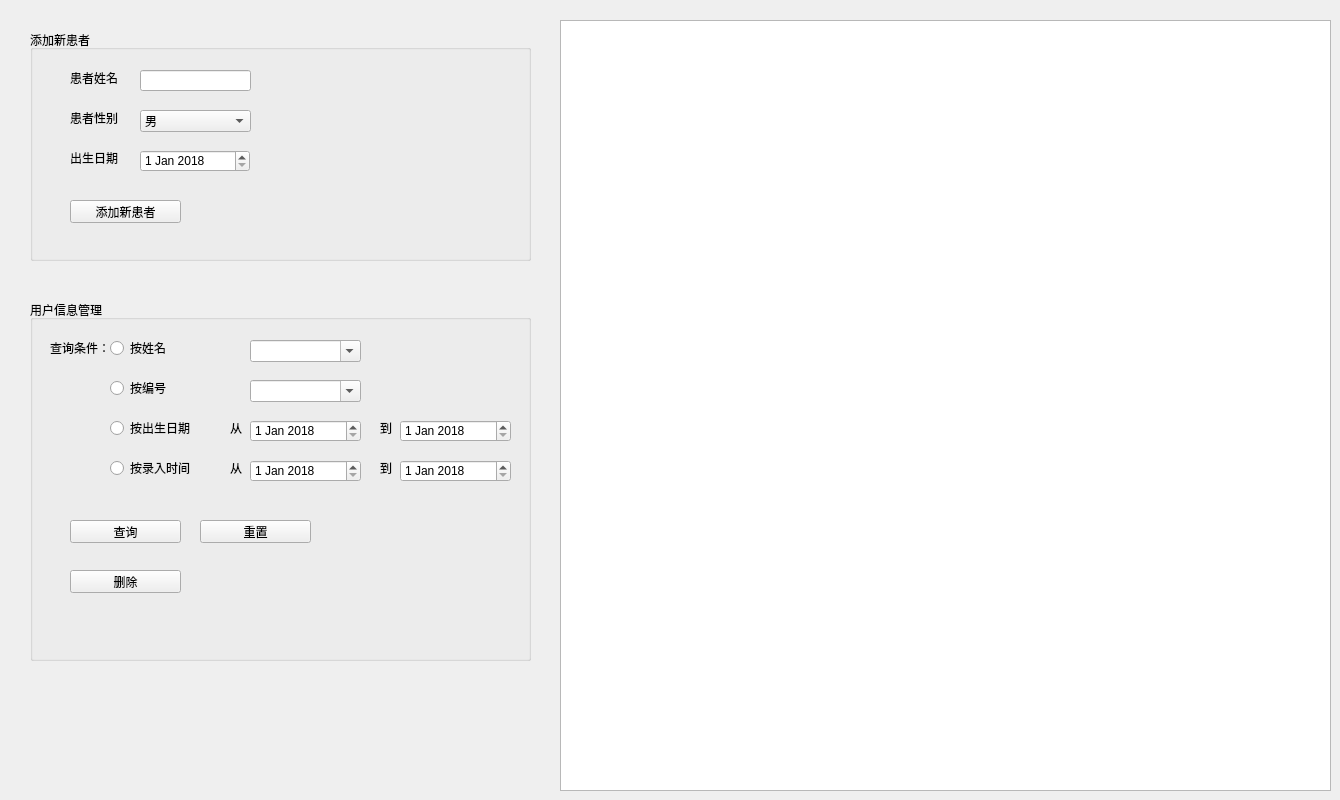
      <widget class="QWidget" name="page_6">
       <widget class="QTableView" name="tableView">
        <property name="geometry">
         <rect>
          <x>560</x>
          <y>20</y>
          <width>771</width>
          <height>771</height>
         </rect>
        </property>
       </widget>
       <widget class="QGroupBox" name="groupBox">
        <property name="geometry">
         <rect>
          <x>30</x>
          <y>30</y>
          <width>501</width>
          <height>231</height>
         </rect>
        </property>
        <property name="title">
         <string>添加新患者</string>
        </property>
        <widget class="QComboBox" name="comboBox_5">
         <property name="geometry">
          <rect>
           <x>110</x>
           <y>80</y>
           <width>111</width>
           <height>22</height>
          </rect>
         </property>
         <item>
          <property name="text">
           <string>男</string>
          </property>
         </item>
         <item>
          <property name="text">
           <string>女</string>
          </property>
         </item>
        </widget>
        <widget class="QLabel" name="label_20">
         <property name="geometry">
          <rect>
           <x>40</x>
           <y>40</y>
           <width>72</width>
           <height>15</height>
          </rect>
         </property>
         <property name="sizePolicy">
          <sizepolicy hsizetype="Preferred" vsizetype="Preferred">
           <horstretch>1</horstretch>
           <verstretch>1</verstretch>
          </sizepolicy>
         </property>
         <property name="text">
          <string>患者姓名</string>
         </property>
        </widget>
        <widget class="QLineEdit" name="lineEdit_2">
         <property name="geometry">
          <rect>
           <x>110</x>
           <y>40</y>
           <width>111</width>
           <height>21</height>
          </rect>
         </property>
         <property name="sizePolicy">
          <sizepolicy hsizetype="Expanding" vsizetype="Fixed">
           <horstretch>1</horstretch>
           <verstretch>1</verstretch>
          </sizepolicy>
         </property>
        </widget>
        <widget class="QLabel" name="label_21">
         <property name="geometry">
          <rect>
           <x>40</x>
           <y>80</y>
           <width>72</width>
           <height>15</height>
          </rect>
         </property>
         <property name="sizePolicy">
          <sizepolicy hsizetype="Preferred" vsizetype="Preferred">
           <horstretch>1</horstretch>
           <verstretch>1</verstretch>
          </sizepolicy>
         </property>
         <property name="text">
          <string>患者性别</string>
         </property>
        </widget>
        <widget class="QDateEdit" name="dateEdit_4">
         <property name="geometry">
          <rect>
           <x>110</x>
           <y>120</y>
           <width>110</width>
           <height>22</height>
          </rect>
         </property>
         <property name="dateTime">
          <datetime>
           <hour>0</hour>
           <minute>0</minute>
           <second>1</second>
           <year>2018</year>
           <month>1</month>
           <day>1</day>
          </datetime>
         </property>
        </widget>
        <widget class="QLabel" name="label_33">
         <property name="geometry">
          <rect>
           <x>40</x>
           <y>120</y>
           <width>72</width>
           <height>15</height>
          </rect>
         </property>
         <property name="sizePolicy">
          <sizepolicy hsizetype="Preferred" vsizetype="Preferred">
           <horstretch>1</horstretch>
           <verstretch>1</verstretch>
          </sizepolicy>
         </property>
         <property name="text">
          <string>出生日期</string>
         </property>
        </widget>
        <widget class="QPushButton" name="pushButton_8">
         <property name="geometry">
          <rect>
           <x>40</x>
           <y>170</y>
           <width>111</width>
           <height>23</height>
          </rect>
         </property>
         <property name="text">
          <string>添加新患者</string>
         </property>
        </widget>
       </widget>
       <widget class="QGroupBox" name="groupBox_5">
        <property name="geometry">
         <rect>
          <x>30</x>
          <y>300</y>
          <width>501</width>
          <height>361</height>
         </rect>
        </property>
        <property name="title">
         <string>用户信息管理</string>
        </property>
        <widget class="QPushButton" name="pushButton_6">
         <property name="geometry">
          <rect>
           <x>40</x>
           <y>220</y>
           <width>111</width>
           <height>23</height>
          </rect>
         </property>
         <property name="text">
          <string>查询</string>
         </property>
        </widget>
        <widget class="QComboBox" name="comboBox_3">
         <property name="geometry">
          <rect>
           <x>220</x>
           <y>40</y>
           <width>111</width>
           <height>22</height>
          </rect>
         </property>
         <property name="editable">
          <bool>true</bool>
         </property>
        </widget>
        <widget class="QLabel" name="label_2">
         <property name="geometry">
          <rect>
           <x>200</x>
           <y>120</y>
           <width>16</width>
           <height>16</height>
          </rect>
         </property>
         <property name="text">
          <string>从</string>
         </property>
        </widget>
        <widget class="QComboBox" name="comboBox_4">
         <property name="geometry">
          <rect>
           <x>220</x>
           <y>80</y>
           <width>111</width>
           <height>22</height>
          </rect>
         </property>
         <property name="editable">
          <bool>true</bool>
         </property>
        </widget>
        <widget class="QLabel" name="label">
         <property name="geometry">
          <rect>
           <x>350</x>
           <y>120</y>
           <width>16</width>
           <height>16</height>
          </rect>
         </property>
         <property name="text">
          <string>到</string>
         </property>
        </widget>
        <widget class="QPushButton" name="pushButton_7">
         <property name="geometry">
          <rect>
           <x>40</x>
           <y>270</y>
           <width>111</width>
           <height>23</height>
          </rect>
         </property>
         <property name="text">
          <string>删除</string>
         </property>
        </widget>
        <widget class="QPushButton" name="pushButton_5">
         <property name="geometry">
          <rect>
           <x>170</x>
           <y>220</y>
           <width>111</width>
           <height>23</height>
          </rect>
         </property>
         <property name="text">
          <string>重置</string>
         </property>
        </widget>
        <widget class="QDateEdit" name="dateEdit">
         <property name="geometry">
          <rect>
           <x>220</x>
           <y>120</y>
           <width>111</width>
           <height>22</height>
          </rect>
         </property>
         <property name="dateTime">
          <datetime>
           <hour>0</hour>
           <minute>0</minute>
           <second>0</second>
           <year>2018</year>
           <month>1</month>
           <day>1</day>
          </datetime>
         </property>
        </widget>
        <widget class="QDateEdit" name="dateEdit_2">
         <property name="geometry">
          <rect>
           <x>370</x>
           <y>120</y>
           <width>111</width>
           <height>22</height>
          </rect>
         </property>
         <property name="dateTime">
          <datetime>
           <hour>0</hour>
           <minute>0</minute>
           <second>0</second>
           <year>2018</year>
           <month>1</month>
           <day>1</day>
          </datetime>
         </property>
        </widget>
        <widget class="QLabel" name="label_6">
         <property name="geometry">
          <rect>
           <x>200</x>
           <y>160</y>
           <width>16</width>
           <height>16</height>
          </rect>
         </property>
         <property name="text">
          <string>从</string>
         </property>
        </widget>
        <widget class="QRadioButton" name="radioButton_13">
         <property name="geometry">
          <rect>
           <x>80</x>
           <y>160</y>
           <width>111</width>
           <height>16</height>
          </rect>
         </property>
         <property name="text">
          <string>按录入时间</string>
         </property>
        </widget>
        <widget class="QLabel" name="label_7">
         <property name="geometry">
          <rect>
           <x>350</x>
           <y>160</y>
           <width>16</width>
           <height>16</height>
          </rect>
         </property>
         <property name="text">
          <string>到</string>
         </property>
        </widget>
        <widget class="QRadioButton" name="radioButton_14">
         <property name="geometry">
          <rect>
           <x>80</x>
           <y>40</y>
           <width>89</width>
           <height>16</height>
          </rect>
         </property>
         <property name="text">
          <string>按姓名</string>
         </property>
        </widget>
        <widget class="QRadioButton" name="radioButton_15">
         <property name="geometry">
          <rect>
           <x>80</x>
           <y>80</y>
           <width>89</width>
           <height>16</height>
          </rect>
         </property>
         <property name="text">
          <string>按编号</string>
         </property>
        </widget>
        <widget class="QRadioButton" name="radioButton_16">
         <property name="geometry">
          <rect>
           <x>80</x>
           <y>120</y>
           <width>111</width>
           <height>16</height>
          </rect>
         </property>
         <property name="text">
          <string>按出生日期</string>
         </property>
        </widget>
        <widget class="QDateEdit" name="dateEdit_3">
         <property name="geometry">
          <rect>
           <x>220</x>
           <y>160</y>
           <width>111</width>
           <height>22</height>
          </rect>
         </property>
         <property name="dateTime">
          <datetime>
           <hour>0</hour>
           <minute>0</minute>
           <second>0</second>
           <year>2018</year>
           <month>1</month>
           <day>1</day>
          </datetime>
         </property>
        </widget>
        <widget class="QDateEdit" name="dateEdit_5">
         <property name="geometry">
          <rect>
           <x>370</x>
           <y>160</y>
           <width>111</width>
           <height>22</height>
          </rect>
         </property>
         <property name="dateTime">
          <datetime>
           <hour>0</hour>
           <minute>0</minute>
           <second>0</second>
           <year>2018</year>
           <month>1</month>
           <day>1</day>
          </datetime>
         </property>
        </widget>
        <widget class="QLabel" name="label_9">
         <property name="geometry">
          <rect>
           <x>20</x>
           <y>40</y>
           <width>61</width>
           <height>16</height>
          </rect>
         </property>
         <property name="text">
          <string>查询条件：</string>
         </property>
        </widget>
       </widget>
      </widget>
